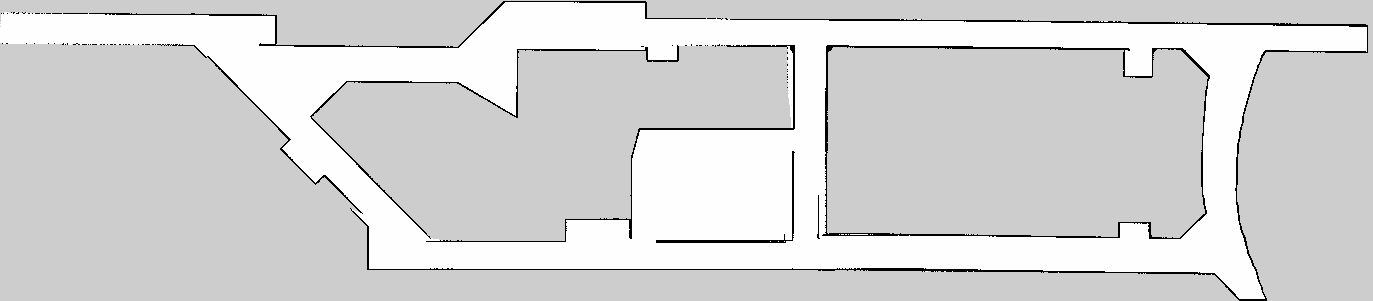
//> input picture multi_robot_sim/setting/map.pgm, 1373 x 301 px
$ ./skel map.pgm   (built with g++ and OpenCV 4)
//> lines starting //> are read from the running program, lines starting //| are printed output that depends on the picture; after the words box and inside, x2 and y2 are one past the last pixel; in counts of white or black regions, pixels touching at a corner belong together


#include "opencv2/highgui/highgui.hpp"
#include "opencv2/imgproc/imgproc.hpp"
#include <iostream>
#include <stdio.h>
#include <stdlib.h>

using namespace cv;
using namespace std;
Mat src; Mat img;
void Dilation( int dilation_elem, int dilation_size )
{
  int dilation_type;
  if( dilation_elem == 0 ){ dilation_type = MORPH_RECT; }
  else if( dilation_elem == 1 ){ dilation_type = MORPH_CROSS; }
  else if( dilation_elem == 2) { dilation_type = MORPH_ELLIPSE; }

  Mat element = getStructuringElement( dilation_type,
                                       Size( 2*dilation_size + 1, 2*dilation_size+1 ),
                                       Point( dilation_size, dilation_size ) );
  /// Apply the dilation operation
  dilate( img, img, element );
}

int main( int argc, char** argv )
{
    src = imread( argv[1], 1 );
//> src is the input picture: 301 rows x 1373 cols, CV_8UC3; min 0, max 254, mean 213.8

    /// Convert image to gray and blur it
    cvtColor( src, img, CV_BGR2GRAY );
    threshold(img,img, 0, 255, THRESH_BINARY_INV);
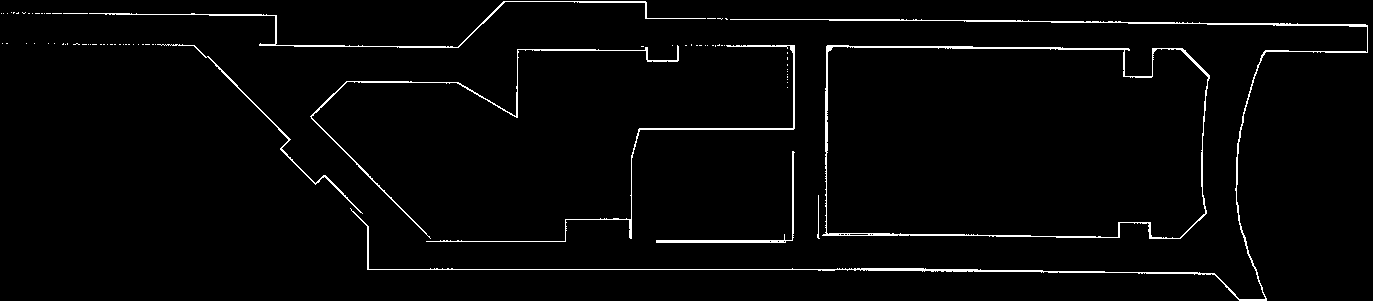
//> img: 301 rows x 1373 cols, CV_8UC1; 2.4% white in thin lines or dots
    Dilation(2, 3);
//> in Dilation, `dilate( img, img, element );`:
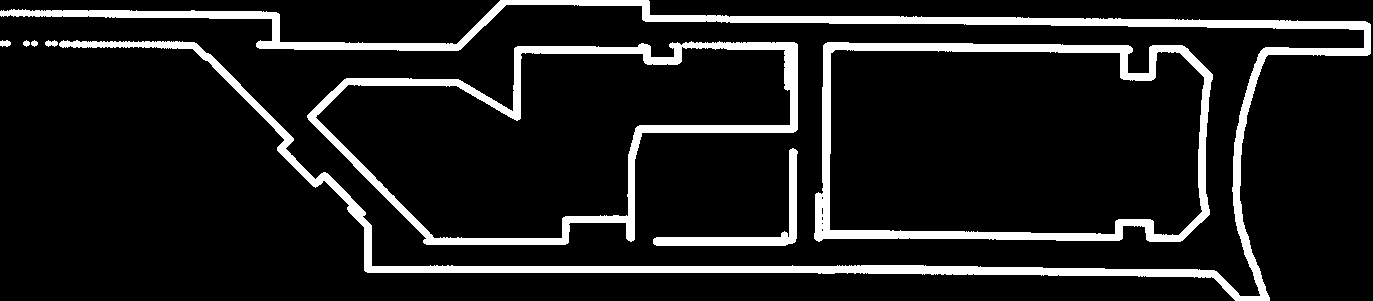
//> img: 301 rows x 1373 cols, CV_8UC1; 11.1% white; 8 white regions, largest, box (x1, y1, x2, y2) and area: (0, 0, 1371, 301) 23650, (307, 41, 798, 245) 10283, (814, 42, 1213, 242) 9869
    imshow( "Dilation Demo", img );
    waitKey(0);
    Mat skel(img.size(), CV_8UC1, cv::Scalar(0));
    Mat temp;
    Mat eroded;

    Mat element = getStructuringElement(cv::MORPH_CROSS, cv::Size(3, 3));

    bool done;
    do
    {
        erode(img, eroded, element);
        dilate(eroded, temp, element); //
        subtract(img, temp, temp);
        bitwise_or(skel, temp, skel);
        eroded.copyTo(img);

        done = (cv::countNonZero(img) == 0);
    } while (!done);
//> this loop made 9 passes
//> done on passes 1 to 9: false, false, false, false, false, false, false, false, true
//> pass 1, `erode(img, eroded, element);`:
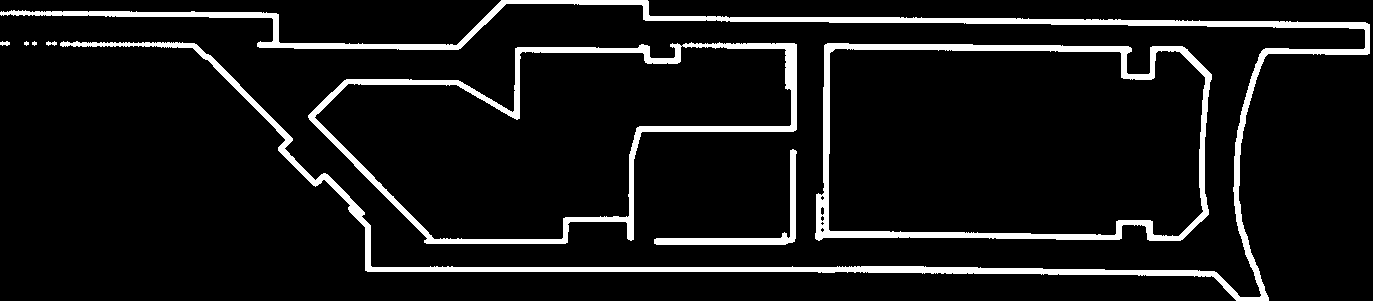
//> eroded: 301 rows x 1373 cols, CV_8UC1; 8.4% white; 8 white regions (2 under 20 px), largest, box (x1, y1, x2, y2) and area: (0, 0, 1370, 301) 17688, (308, 42, 797, 244) 7768, (815, 43, 1212, 241) 7500, (654, 149, 797, 245) 1528, (0, 41, 10, 46) 36, (46, 41, 57, 46) 35
//> pass 2, `erode(img, eroded, element);`:
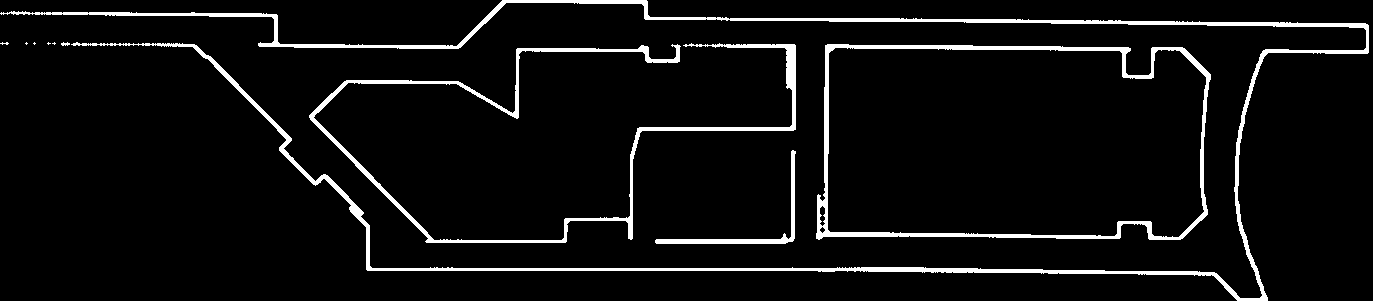
//> eroded: 301 rows x 1373 cols, CV_8UC1; 5.6% white; 10 white regions (5 under 20 px), largest, box (x1, y1, x2, y2) and area: (0, 0, 1369, 301) 11700, (309, 43, 796, 243) 5255, (816, 44, 1211, 240) 5113, (655, 150, 796, 244) 1060, (61, 42, 70, 46) 24
//> after the loop:
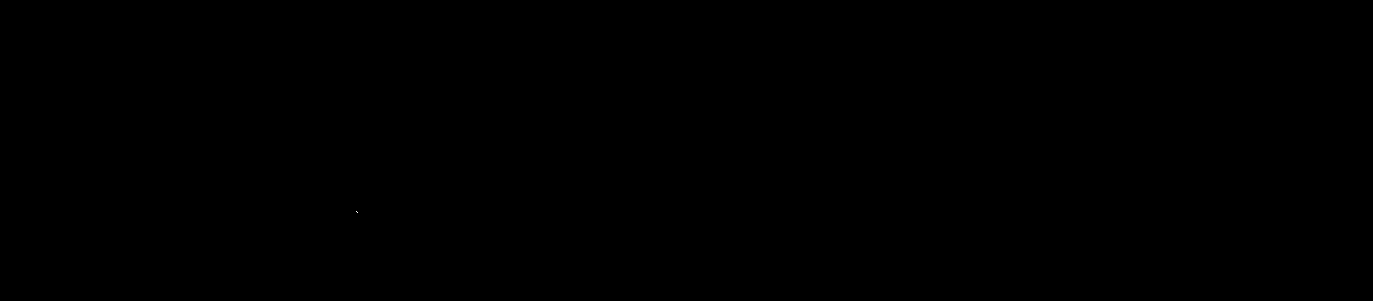
//> temp: 301 rows x 1373 cols, CV_8UC1; 0% white in thin lines or dots, all inside (x1, y1, x2, y2) = (356, 211, 358, 213)
//> after the loop:
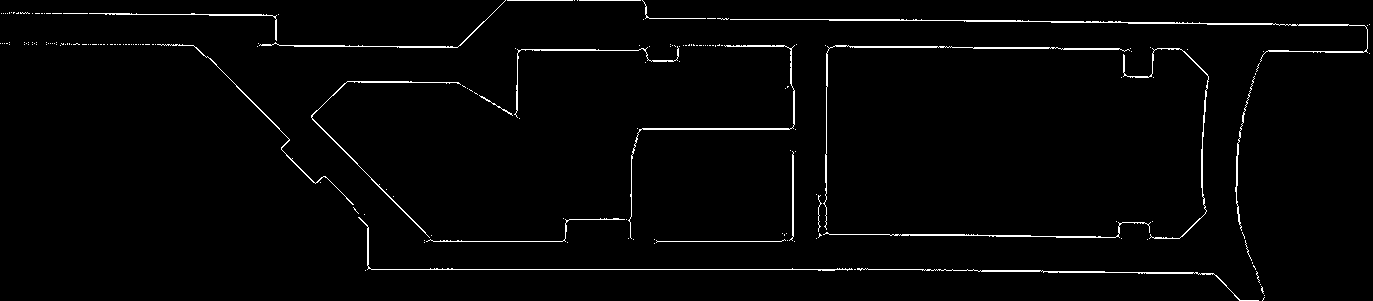
//> skel: 301 rows x 1373 cols, CV_8UC1; 2% white in thin lines or dots

    //dilate(skel, skel, element);
    //erode(skel, skel, element);
    threshold(skel,skel, 127, 255, THRESH_BINARY_INV);
//> skel: 301 rows x 1373 cols, CV_8UC1; 98% white; black in thin lines or dots
    imshow( "source", src );
    imshow( "skel", skel );
    waitKey(0);
}

$ run again, on multi_robot_sim/setting/oudoor1.pgm
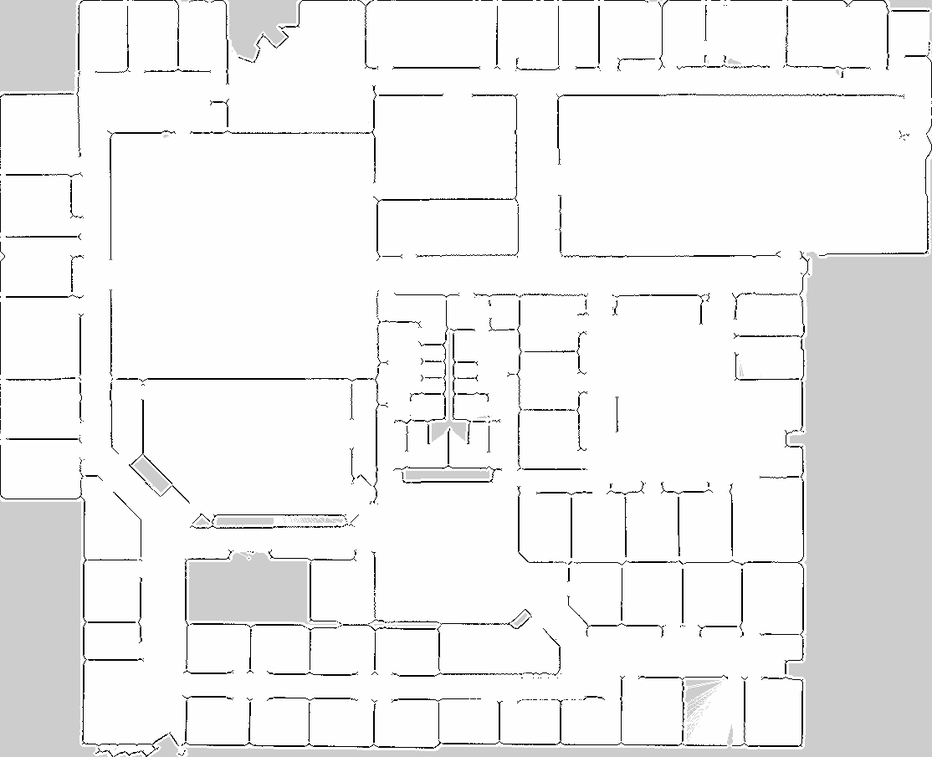
//> input picture multi_robot_sim/setting/oudoor1.pgm, 932 x 757 px, shrunk from 1114 x 905 before the run
//> src is the input picture: 757 rows x 932 cols, CV_8UC3; min 0, max 255, mean 239.8
//> in Dilation, `dilate( img, img, element );`:
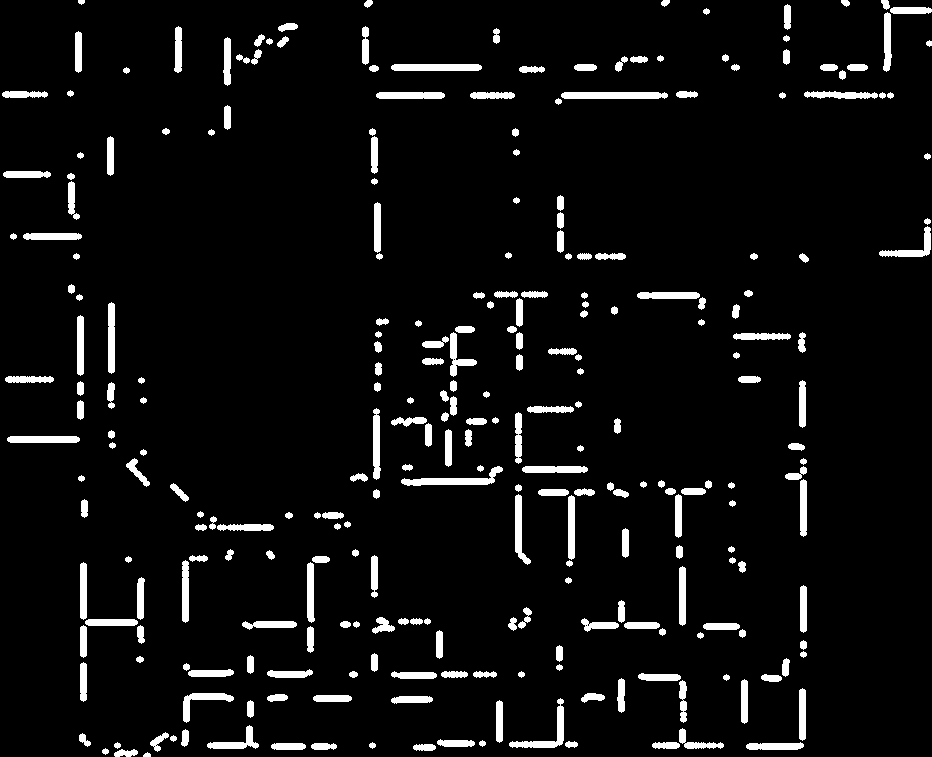
//> img: 757 rows x 932 cols, CV_8UC1; 5.7% white; 275 white regions, largest, box (x1, y1, x2, y2) and area: (401, 466, 503, 486) 723, (561, 92, 668, 99) 721, (391, 64, 482, 71) 621
//> the loop `do` made 5 passes
//> done on passes 1 to 5: false, false, false, false, true
//> after the loop `do`:
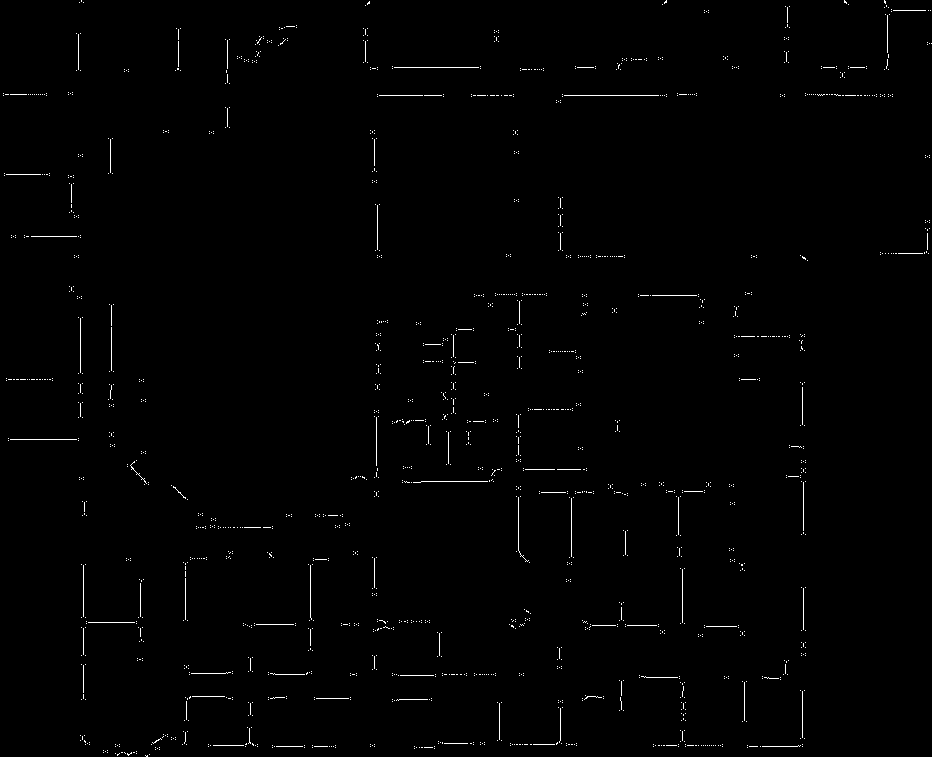
//> skel: 757 rows x 932 cols, CV_8UC1; 0.8% white in thin lines or dots
